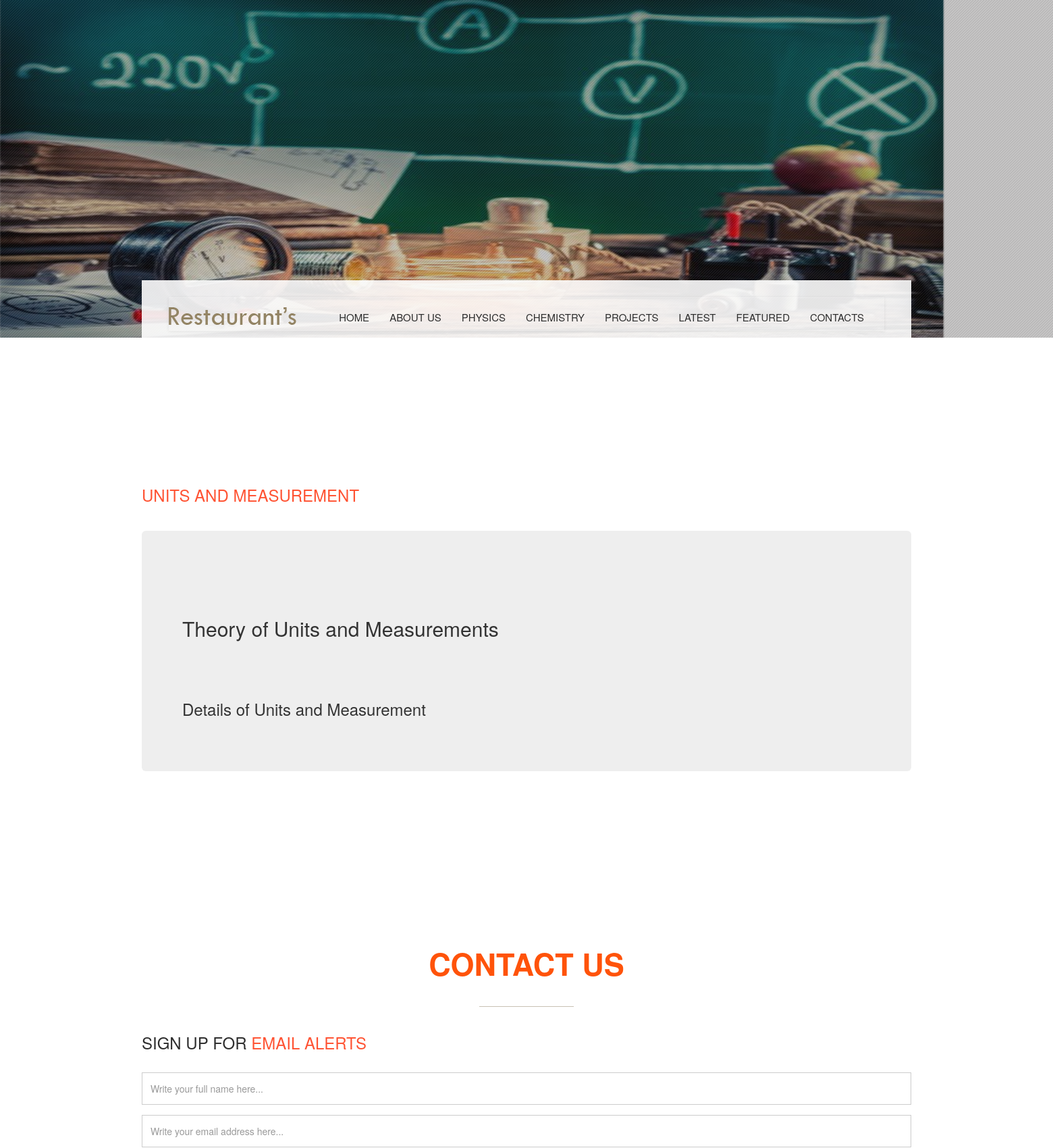
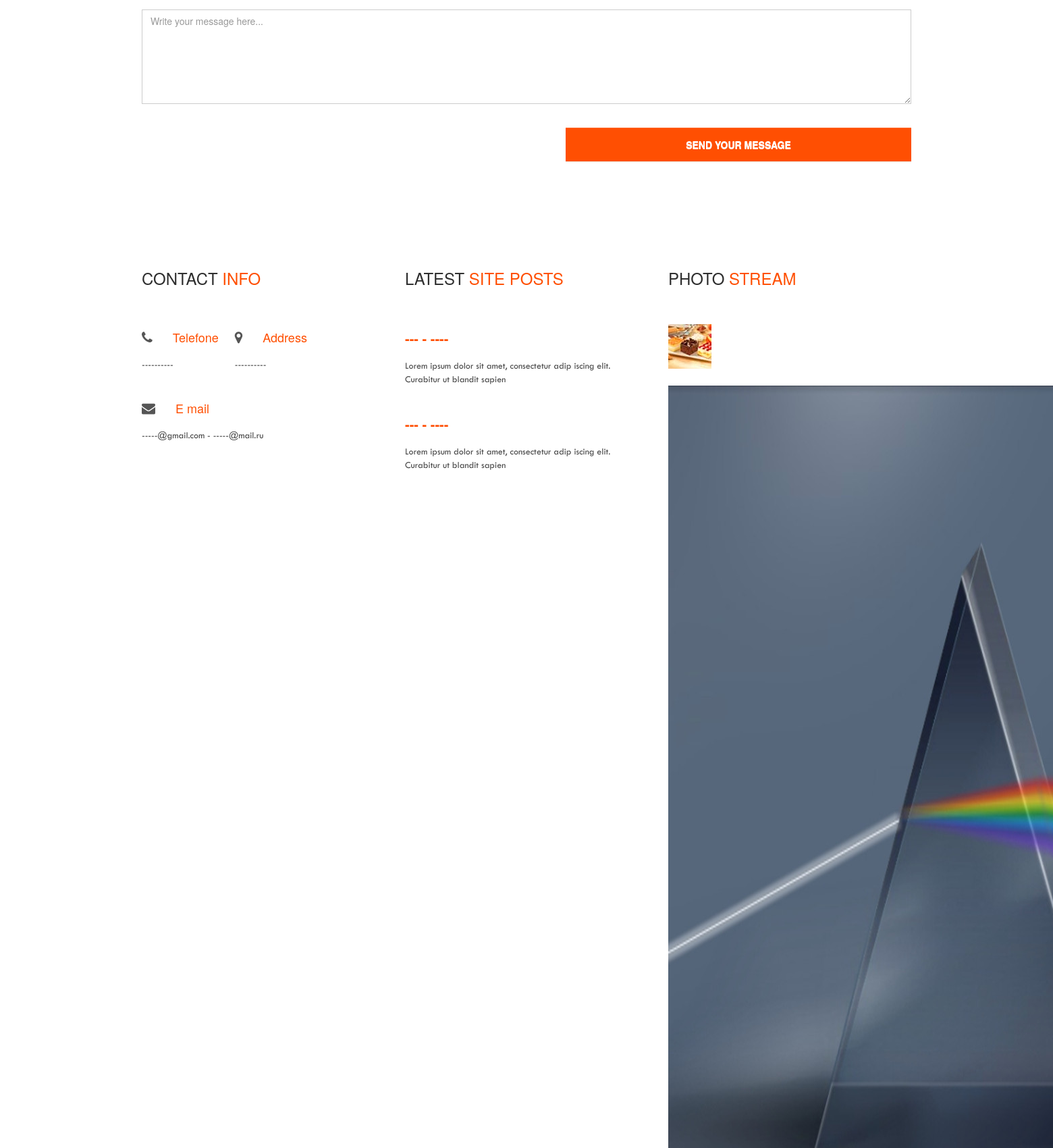
Page /posts/physics/topic_id/2 (upper part) on the committed database (2 pictures, top to bottom).
### posts/models.py (models this page shows, shortened)
class Explain(models.Model):
	sub = models.ForeignKey(Subjects, on_delete=models.CASCADE)
	topics = models.CharField(max_length=100)
	theory = models.TextField()
	details = models.TextField()
	image = models.FileField(upload_to = 'uploads/',blank=True)

### posts/views.py (the view)
# urls.py: url(r'^physics/topic_id/(?P<explain_id>[0-9]+)$', views.indv_expl, name = "description"),
def indv_expl(request, explain_id):
	description = get_object_or_404(Explain, pk = explain_id)
	return render(request, 'explain.html', {'descriptions': description})

### templates/explain.html (shortened to what this page needs)
   {% extends 'index.html' %}
    {% block content %}
    {% load staticfiles %}
    	 <section id="price">
        <div class="container">
                    <div class="block">
                        <div class="pricing-list">
                            <div class="title">
                                <h3><span>{{descriptions.topics}}</span></h3>
                            </div>
                            <ul>
                            	<div class="jumbotron">
                            	<div class="content">
                                     <br><br> <br>
                             <h2>{{descriptions.theory}}</h2>
                               <br><br> <br>
                               <h3>{{descriptions.details}}</h3>
                                    <br>
                                    </div>
                               </div>
                            </ul>
                        </div>
                    </div>
        </div>
    </section>
    {% endblock %}

### static/css/main.css (style rules this page uses)
body { font-family: myfont; font-size: 14px; font-weight: 400; }
h1, h2, h3, h4, h5, h6 { margin: 0px; font-family: myfont; }
h2 { font-size: 24px; font-weight: 500; }
h3 { font-size: 20px; font-weight: 600; }
ul { padding: 0; margin: 0; list-style: none; }
.title { color: #2E2E2E; text-transform: uppercase; padding: 30px 0px; }
.title span { color: #FF5333; }
#price { padding: 70px 0px; }
#price .block .pricing-list { padding-top: 85px; }
#price .block .pricing-list ul { padding: 0 0 30px; margin: 0; }

### rows in the picture
Explain: topics "UNITS AND MEASUREMENT", theory "Theory of Units and Measurements", details "Details of Units and Measurement"
